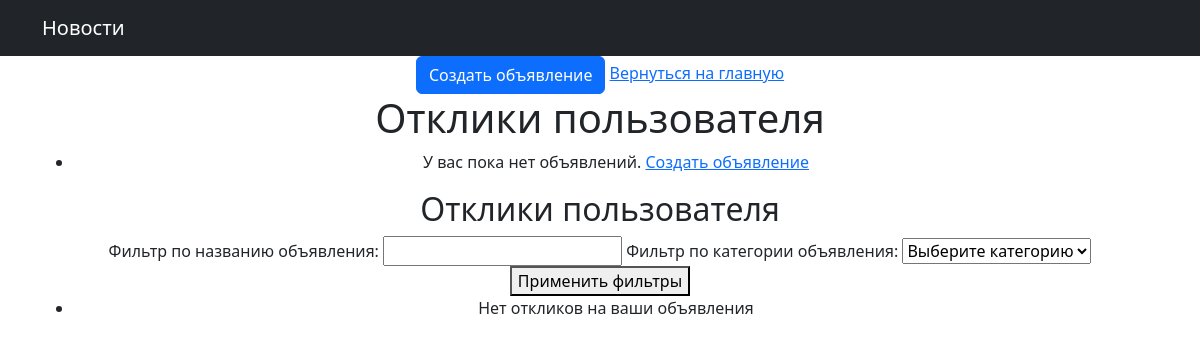
The app's page /user/responses/ (signed in), older data.
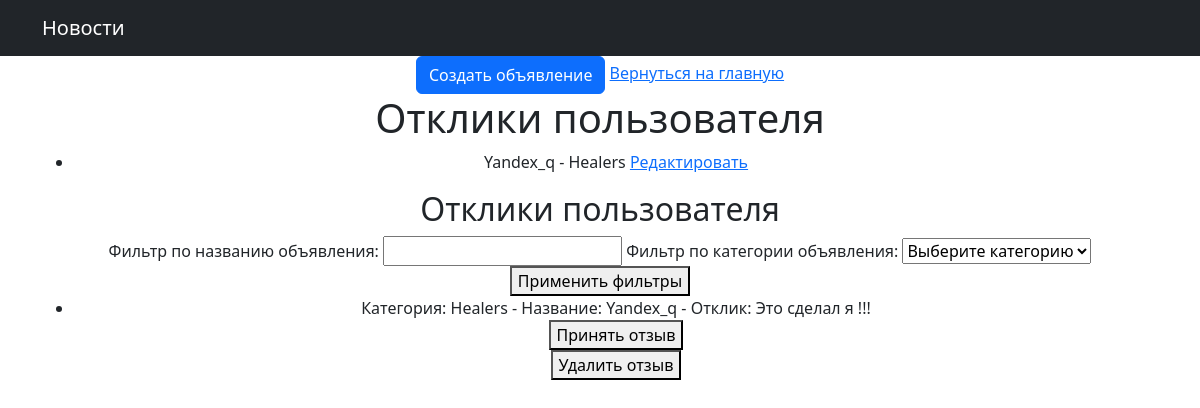
The same page, newer data.
### chat/models.py (models this page shows, shortened)
class Advertisement(models.Model):
    user = models.ForeignKey(settings.AUTH_USER_MODEL, on_delete=models.CASCADE)
    title = models.CharField(max_length=100)
    text = models.TextField()
    image = models.ImageField(upload_to='images/', blank=True, null=True)
    video = models.FileField(upload_to='videos/', blank=True, null=True)
    content = RichTextField()
    category_choices = [
        ('Tanks', 'Танки'),
        ('Healers', 'Хилы'),
        ('DPS', 'ДД'),
        ('Traders', 'Торговцы'),
        ('Guild Masters', 'Гилдмастеры'),
        ('Quest Givers', 'Квестгиверы'),
        ('Blacksmiths', 'Кузнецы'),
        ('Leatherworkers', 'Кожевники'),
        ('Alchemists', 'Зельевары'),
        ('Spellcasters', 'Мастера заклинаний'),
    ]
    category = models.CharField(max_length=20, choices=category_choices)

class Response(models.Model):
    objects = models.Manager()
    advertisement = models.ForeignKey(Advertisement, on_delete=models.CASCADE, related_name='responses')
    user = models.ForeignKey(settings.AUTH_USER_MODEL, on_delete=models.CASCADE)
    content = models.TextField()
    accepted = models.BooleanField(default=False)
    visible_to_all = models.BooleanField(default=False)

### chat/views.py (the view)
# urls.py: path('user/responses/', views.user_responses, name='user_responses'),
def user_responses(request, advertisement_id=None):
    form = AdvertisementForm()
    user_id = request.user.id
    user_advertisements = Advertisement.objects.filter(user_id=user_id)
    user_responses = models.Response.objects.filter(advertisement__in=user_advertisements)
    title = request.GET.get('title')
    category = request.GET.get('category')
    if title:
        user_responses = user_responses.filter(advertisement__title__icontains=title)
    if category:
        user_responses = user_responses.filter(advertisement__category=category)
    if advertisement_id:
        user_responses = user_responses.filter(advertisement_id=advertisement_id)
    user_responses = user_responses.order_by('-id')
    return render(request, 'private.html',
                  {'form': form, 'user_responses': user_responses, 'user_advertisements': user_advertisements})

### chat/forms.py
class AdvertisementForm(forms.ModelForm):
    class Meta:
        model = Advertisement
        fields = ['title', 'text', 'category', 'image']

### chat/templates/private.html (shortened to what this page needs)
{% extends "default_1.html" %}
{% block content %}
<a href="{% url 'advertisement_create' %}" class="btn btn-primary">Создать объявление</a>
<a href="{% url 'home' %}">Вернуться на главную</a>
<h1>Отклики пользователя</h1>
<ul>
    {% for advertisement in user_advertisements %}
        <li>
            {{ advertisement.title }} - {{ advertisement.category }}
            <a href="{% url 'advertisement_update' pk=advertisement.id %}">Редактировать</a>
        </li>
    {% empty %}
        <li>У вас пока нет объявлений. <a href="{% url 'advertisement_create' %}">Создать объявление</a></li>
    {% endfor %}
</ul>
<h2>Отклики пользователя</h2>
<form method="GET">
    <label for="title">Фильтр по названию объявления:</label>
    <input type="text" name="title" id="title" value="{{ request.GET.title }}">
    <label for="category">Фильтр по категории объявления:</label>
    <select name="category" id="category">
        <option value="">Выберите категорию</option>
    </select>
    <button type="submit">Применить фильтры</button>
</form>
<ul>
    {% for response in user_responses %}
        <li>
            Категория: {{ response.advertisement.category }} - Название: {{ response.advertisement.title }} - Отклик: {{ response.content }}
            <form action="{% url 'accept_response' response_id=response.id %}" method="post">
                <button type="submit">Принять отзыв</button>
            </form>
            <form action="{% url 'delete_response' response_id=response.id %}" method="post">
                <button type="submit">Удалить отзыв</button>
            </form>
        </li>
    {% empty %}
        <li>Нет откликов на ваши объявления</li>
    {% endfor %}
</ul>
{% endblock %}

Row changes from the older to the newer data that the page shows:
added Advertisement: title "Yandex_q", category "Healers"
added Response: advertisement.category "Healers", advertisement "Yandex_q", content "Это сделал я !!!"
Text that changed along with them:
text no longer shown: "У вас пока нет объявлений. Создать объявление Нет откликов на ваши объявления"
